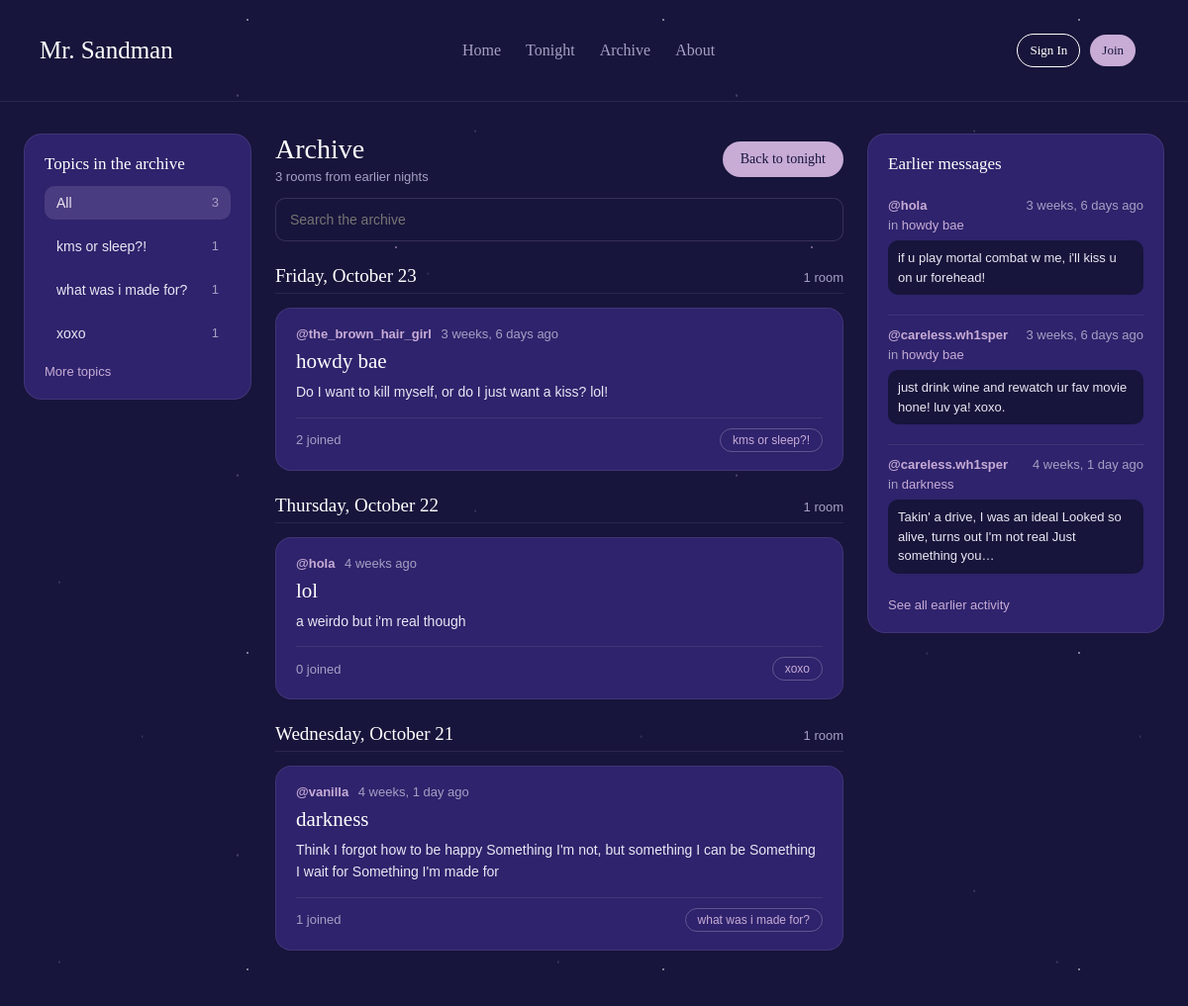
Screenshot of /chat/archive/ with the database file from the repository.
### chat/models.py (models this page shows, shortened)
class Topic(models.Model):
    name = models.CharField(max_length=200, unique=True)
    class Meta:
        ordering = ['name']

class Room(models.Model):
    host = models.ForeignKey(settings.AUTH_USER_MODEL, on_delete=models.SET_NULL,
                             null=True, related_name='hosted_rooms')
    topic = models.ForeignKey(Topic, on_delete=models.SET_NULL, null=True, blank=True,
                              related_name='rooms')
    name = models.CharField(max_length=200)
    description = models.TextField(blank=True)
    participants = models.ManyToManyField(settings.AUTH_USER_MODEL, related_name='chat_rooms',
                                          blank=True)
    updated = models.DateTimeField(auto_now=True)
    created = models.DateTimeField(auto_now_add=True)
    class Meta:
        ordering = ['-updated', '-created']

class Message(models.Model):
    user = models.ForeignKey(settings.AUTH_USER_MODEL, on_delete=models.CASCADE,
                             related_name='chat_messages')
    room = models.ForeignKey(Room, on_delete=models.CASCADE, related_name='messages')
    body = models.TextField(max_length=500)
    updated = models.DateTimeField(auto_now=True)
    created = models.DateTimeField(auto_now_add=True)
    class Meta:
        ordering = ['created']

### chat/views.py (the view)
# urls.py: path('chat/archive/', views.archive, name='archive'),
def archive(request):
    start = tonight_start()
    q = request.GET.get('q', '').strip()
    rooms = list(_rooms_with_counts(
        Room.objects.filter(created__lt=start).filter(_match_rooms(q))
    ).order_by('-created')[:ARCHIVE_LIMIT])
    nights = [{'date': night, 'rooms': list(group)}
              for night, group in groupby(rooms, key=lambda r: night_of(r.created))]
    past_messages = (Message.objects.filter(created__lt=start).filter(_match_messages(q))
                     .select_related('user', 'room').order_by('-created')[:8])
    return render(request, 'chat/archive.html', {
        'q': q,
        'nights': nights,
        'rooms_count': len(rooms),
        'all_count': Room.objects.filter(created__lt=start).count(),
        'topics': _topics(start, past=True)[:6],
        'past_messages': past_messages,
        'panel_url': 'chat:archive',
        'panel_title': 'Topics in the archive',
    })

### chat/nights.py (called while the page is built)
def _hour():
    return getattr(settings, 'CHAT_NIGHT_START_HOUR', 18)

def tonight_start(now=None):
    now = timezone.localtime(now or timezone.now())
    start = now.replace(hour=_hour(), minute=0, second=0, microsecond=0)
    if now < start:
        start -= timedelta(days=1)
    return start

def night_of(moment):
    return (timezone.localtime(moment) - timedelta(hours=_hour())).date()

### chat/views.py (called while the page is built)
def _rooms_with_counts(queryset):
    return (queryset.select_related('host', 'topic')
            .annotate(participant_count=Count('participants', distinct=True)))

def _match_rooms(q):
    return Q(topic__name__icontains=q) | Q(name__icontains=q) | Q(description__icontains=q)

def _match_messages(q):
    return Q(room__topic__name__icontains=q) | Q(room__name__icontains=q)

def _topics(start, past=False):
    condition = Q(rooms__created__lt=start) if past else Q(rooms__created__gte=start)
    return (Topic.objects.annotate(room_count=Count('rooms', filter=condition))
            .filter(room_count__gt=0).order_by('-room_count', 'name'))

### chat/templates/chat/archive.html (shortened to what this page needs)
{% extends 'chat/base.html' %}
{% block content %}
<main class="hub">
    {% include 'chat/_topics_panel.html' %}
    <section class="hub-center">
        <div class="hub-bar">
            <div>
                <h2>Archive</h2>
                <div class="hub-sub">{{ rooms_count }} room{{ rooms_count|pluralize }} from earlier nights{% if q %} matching "{{ q }}"{% endif %}</div>
            </div>
            <a class="hub-cta" href="{% url 'chat:home' %}">Back to tonight</a>
        </div>
        <form class="hub-search" method="get" action="{% url 'chat:archive' %}">
            <input class="Boxinput" type="search" name="q" value="{{ q }}" placeholder="Search the archive" aria-label="Search the archive">
        </form>
        {% for night in nights %}
            <div class="hub-night">
                <h3>{{ night.date|date:"l, F j" }}</h3>
                <span class="hub-dim">{{ night.rooms|length }} room{{ night.rooms|length|pluralize }}</span>
            </div>
            {% for room in night.rooms %}
                {% include 'chat/_room_card.html' %}
            {% endfor %}
        {% empty %}
            <div class="chat-empty">Nothing in the archive yet. Rooms from earlier nights will appear here.</div>
        {% endfor %}
    </section>
    <aside class="hub-panel">
        <h3>Earlier messages</h3>
        {% for m in past_messages %}
            {% include 'chat/_activity_item.html' %}
        {% empty %}
            <div class="hub-dim">No earlier messages yet.</div>
        {% endfor %}
        <a class="hub-more" href="{% url 'chat:activity' %}?when=past">See all earlier activity</a>
    </aside>
</main>
{% endblock %}

### chat/templates/chat/_topics_panel.html
<aside class="hub-panel">
    <h3>{{ panel_title }}</h3>
    <a class="hub-topic{% if not q and not no_active %} on{% endif %}" href="{% url panel_url %}"><span>All</span><span class="hub-dim">{{ all_count }}</span></a>
    {% for t in topics %}
        <a class="hub-topic{% if q == t.name %} on{% endif %}" href="{% url panel_url %}?q={{ t.name|urlencode }}"><span>{{ t.name }}</span><span class="hub-dim">{{ t.room_count }}</span></a>
    {% endfor %}
    <a class="hub-more" href="{% url 'chat:topics' %}">More topics</a>
</aside>

### chat/templates/chat/_room_card.html (shortened to what this page needs)
<article class="hub-room">
    <div class="hub-room-top">
        <span>
            {% if room.host %}<a class="hub-user" href="{% url 'chat:profile' room.host.pk %}">@{{ room.host.username }}</a>{% endif %}
            <span class="hub-dim">{{ room.created|timesince }} ago</span>
        </span>
    </div>
    <a class="hub-room-name" href="{% url 'chat:room' room.pk %}">{{ room.name }}</a>
    {% if room.description %}<div class="hub-room-desc">{{ room.description|truncatechars:140 }}</div>{% endif %}
    <div class="hub-room-foot">
        <span class="hub-dim">{{ room.participant_count }} joined</span>
        {% if room.topic %}<a class="hub-pill" href="{% url 'chat:topics' %}?q={{ room.topic.name|urlencode }}">{{ room.topic.name }}</a>{% endif %}
    </div>
</article>

### chat/templates/chat/_activity_item.html
<div class="hub-act">
    <div class="hub-act-meta">
        <a class="hub-user" href="{% url 'chat:profile' m.user.pk %}">@{{ m.user.username }}</a>
        <span class="hub-dim">{{ m.created|timesince }} ago</span>
    </div>
    <div class="hub-act-room">in <a href="{% url 'chat:room' m.room.pk %}">{{ m.room.name }}</a></div>
    <div class="hub-act-body">{{ m.body|truncatechars:90 }}</div>
</div>

### static/css/style.css (style rules this page uses)
* { margin: 0; padding: 0; box-sizing: border-box; }
body { background-color: #17153B; min-height: 100vh; text-transform: capitalize; }
h2 { font-size: clamp(28px, 5vw, 45px); }
.Boxinput { width: 100%; padding: 13px 14px; border-radius: 10px; border: 1px solid rgba(200, 172, 214, 0.18); background: #17153B; color: white; font-size: 14px; outline: none; transition: .2s; }

### static/css/chat.css (style rules this page uses)
:root { --c-night: #17153B; --c-indigo: #2E236C; --c-sand: #C8ACD6; --c-dim: #A79FC4; --c-moon: #EAE6F4; --c-line: rgba(200, 172, 214, 0.12); }
.hub, .hub *, .auth-wrap, .auth-wrap * { text-transform: none; }
:where(.hub, .auth-wrap) a { color: var(--c-sand); text-decoration: none; }
:where(.hub, .auth-wrap) a:hover { color: white; }
.hub { display: grid; grid-template-columns: 230px minmax(0, 1fr) 300px; gap: 24px; align-items: start; max-width: 1240px; margin: 0 auto; padding: 32px 24px 56px; font-family: Arial, Helvetica, sans-serif; color: var(--c-dim); }
.hub-center { min-width: 0; display: flex; flex-direction: column; gap: 14px; }
.hub-panel { background: var(--c-indigo); border: 1px solid var(--c-line); border-radius: 18px; padding: 20px; display: flex; flex-direction: column; gap: 10px; font-size: 14px; }
.hub-panel h3 { font-family: 'second', Georgia, serif; font-size: 17px; font-weight: 500; color: white; margin: 6px 0 2px; }
.hub-panel h3:first-child { margin-top: 0; }
.hub-bar { display: flex; justify-content: space-between; align-items: center; gap: 16px; }
.hub-bar h2 { font-family: 'second', Georgia, serif; font-size: 28px; font-weight: 500; color: white; }
.hub-sub { font-size: 13px; margin-top: 4px; }
.hub-dim { color: var(--c-dim); font-size: 13px; }
.hub-cta { font-family: 'second', Georgia, serif; font-size: 14px; font-weight: 500; padding: 10px 18px; border-radius: 999px; background: var(--c-sand); color: var(--c-night) !important; white-space: nowrap; transition: .2s; }
.hub-search .Boxinput { width: 100%; }
.hub-topic { display: flex; justify-content: space-between; gap: 10px; padding: 9px 12px; border-radius: 10px; color: var(--c-moon); font-size: 14px; transition: background .2s; }
.hub-topic.on { background: rgba(200, 172, 214, 0.18); }
.hub-more { font-size: 13px; margin-top: 4px; }
.hub-room { background: var(--c-indigo); border: 1px solid var(--c-line); border-radius: 16px; padding: 18px 20px; display: flex; flex-direction: column; gap: 8px; transition: border-color .2s; }
.hub-room-top { display: flex; justify-content: space-between; align-items: center; gap: 12px; font-size: 13px; }
.hub-user { font-weight: 600; margin-right: 6px; }
.hub-room-name { font-family: 'second', Georgia, serif; font-size: 21px; color: white; overflow-wrap: anywhere; }
.hub-room-desc { font-size: 14px; line-height: 1.55; color: var(--c-moon); overflow-wrap: anywhere; }
.hub-room-foot { display: flex; justify-content: space-between; align-items: center; margin-top: 6px; padding-top: 10px; border-top: 1px solid var(--c-line); }
.hub-pill { display: inline-block; font-size: 12px; padding: 4px 12px; border-radius: 999px; border: 1px solid rgba(200, 172, 214, 0.35); }
.hub-act { padding: 10px 0; border-top: 1px solid var(--c-line); font-size: 13px; line-height: 1.5; }
.hub-act:first-of-type { border-top: 0; }
.hub-act-meta { display: flex; justify-content: space-between; gap: 8px; }
.hub-act-room { color: var(--c-dim); }
.hub-act-body { margin-top: 6px; padding: 8px 10px; border-radius: 10px; background: var(--c-night); color: var(--c-moon); overflow-wrap: anywhere; }
.hub-night { display: flex; justify-content: space-between; align-items: baseline; gap: 12px; margin-top: 10px; padding-bottom: 6px; border-bottom: 1px solid var(--c-line); }
.hub-night h3 { font-family: 'second', Georgia, serif; font-size: 19px; font-weight: 500; color: white; }
.chat-head, .hub-bar, .hub-room-top { flex-wrap: wrap; }
.hub-topic { flex-wrap: wrap; }

### rows the page displays
Topic: name "kms or sleep?!", room_count "1"
Topic: name "what was i made for?", room_count "1"
Topic: name "xoxo", room_count "1"
Room: host.username "the_brown_hair_girl", created "3 weeks, 6 days", name "howdy bae", description "Do I want to kill myself, or do I just want a kiss? lol!", participant_count "2", topic.name "kms or sleep?!"
Room: host.username "hola", created "4 weeks", name "lol", description "a weirdo but i'm real though", participant_count "0", topic.name "xoxo"
Room: host.username "vanilla", created "4 weeks, 1 day", name "darkness", description "Think I forgot how to be happy Something I'm not, but something I can be Something I wait for Something I'm made for", participant_count "1", topic.name "what was i made for?"
Message: user.username "hola", created "3 weeks, 6 days", room.name "howdy bae", body "if u play mortal combat w me, i'll kiss u on ur forehead!"
Message: user.username "careless.wh1sper", created "3 weeks, 6 days", room.name "howdy bae", body "just drink wine and rewatch ur fav movie hone! luv ya! xoxo."
Message: user.username "careless.wh1sper", created "4 weeks, 1 day", room.name "darkness", body "Takin' a drive, I was an ideal Looked so alive, turns out I'm not real Just something you…"

### other values shown
{{ panel_title }} "Topics in the archive"
{{ all_count }} "3"
{{ rooms_count }} "3"
{{ night.date|date:"l, F j" }} "Friday, October 23" "Thursday, October 22" "Wednesday, October 21"
{{ night.rooms|length }} "1" "1" "1"
